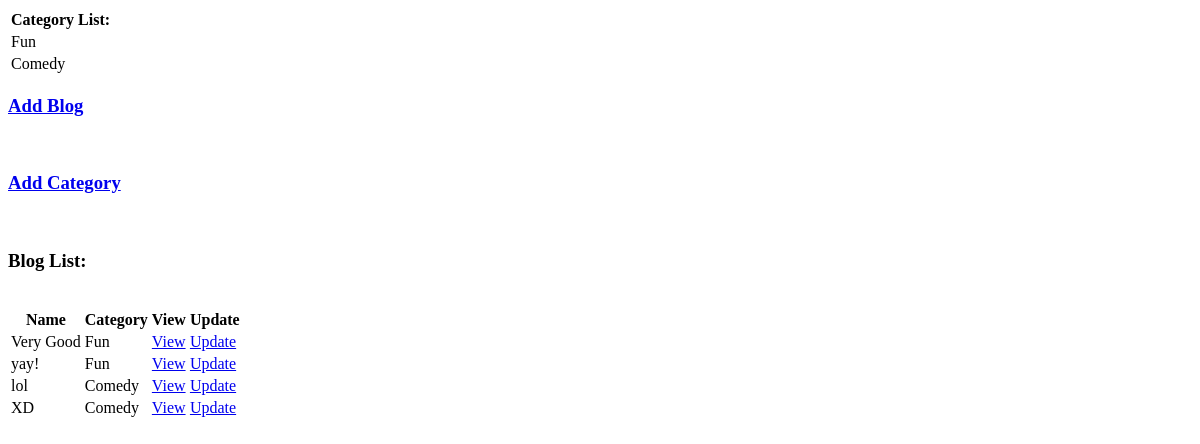
Before: / with the older database file.
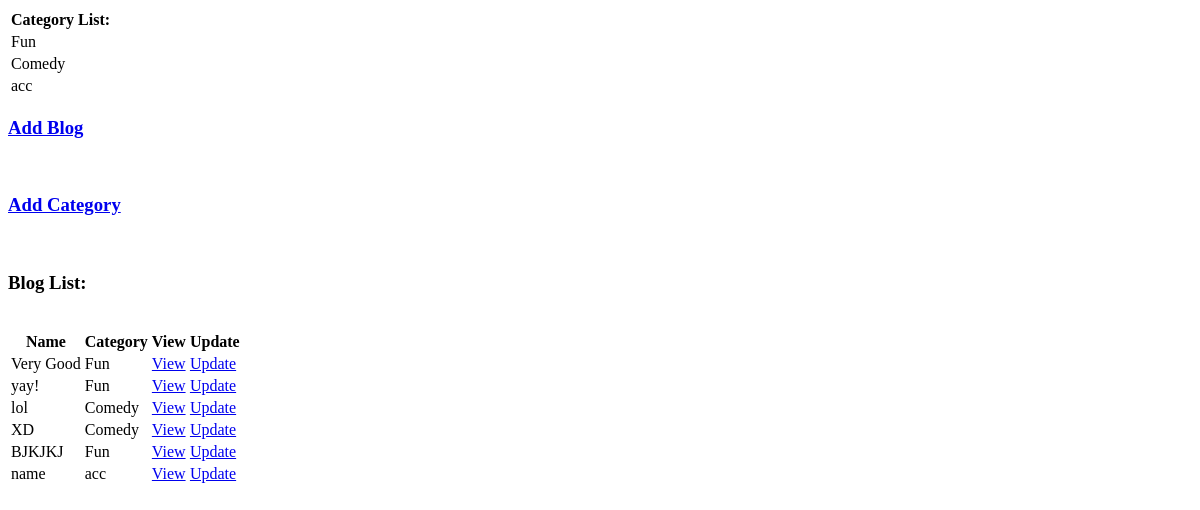
After: the same page with the newer database file.
### base/models.py (models this page shows)
class CategoryModel(models.Model):
    user = models.ForeignKey(User, on_delete=models.CASCADE)
    name = models.CharField(max_length=100, blank=False)
    def __str__(self):
        return self.name

class BlogModel(models.Model):
    category = models.ForeignKey(CategoryModel, on_delete=models.CASCADE)
    name = models.CharField(max_length=100, default="name")
    description = models.TextField()
    created = models.DateTimeField(auto_now_add=True)

### base/views.py (the view)
# urls.py: path('', views.landing, name='landing'),
def landing(request):
    categories = CategoryModel.objects.all()
    blogs = BlogModel.objects.all()
    context = {'categories': categories, 'blogs': blogs}
    return render(request, 'base/landing.html', context)

### base/templates/base/landing.html (shortened to what this page needs)
<table>
    <tr>
        <th>Category List:</th>
    </tr>
    {% for category in categories %}
    <tr>
        <td>{{category.name}}</td>
    </tr>
    {% empty %}
    <h4>No Data...</h4>
    {% endfor %}
</table>
<h3><a href="{% url 'base:blogadd' %}">Add Blog</a></h3>
<h3><a href="{% url 'base:categoryadd' %}">Add Category</a></h3>
<h3>Blog List:</h3><br>
<table>
    <tr>
        <th>Name</th>
        <th>Category</th>
        <th>View</th>
        <th>Update</th>
    </tr>
    {% for blog in blogs %}
    <tr>
        <td>{{blog.name}}</td>
        <td>{{blog.category}}</td>
        <td><a href="{% url 'base:blog' blog.id %}">View</a></td>
        <td><a href="{% url 'base:blogupdate' blog.id%}">Update</a></td>
    </tr>
    {% empty %}
    <h4>No Data...</h4>
    {% endfor %}
</table>

Changed rows visible on the page:
added CategoryModel: name "acc"
added BlogModel: name "BJKJKJ", category "Fun"
added BlogModel: name "name", category "acc"
